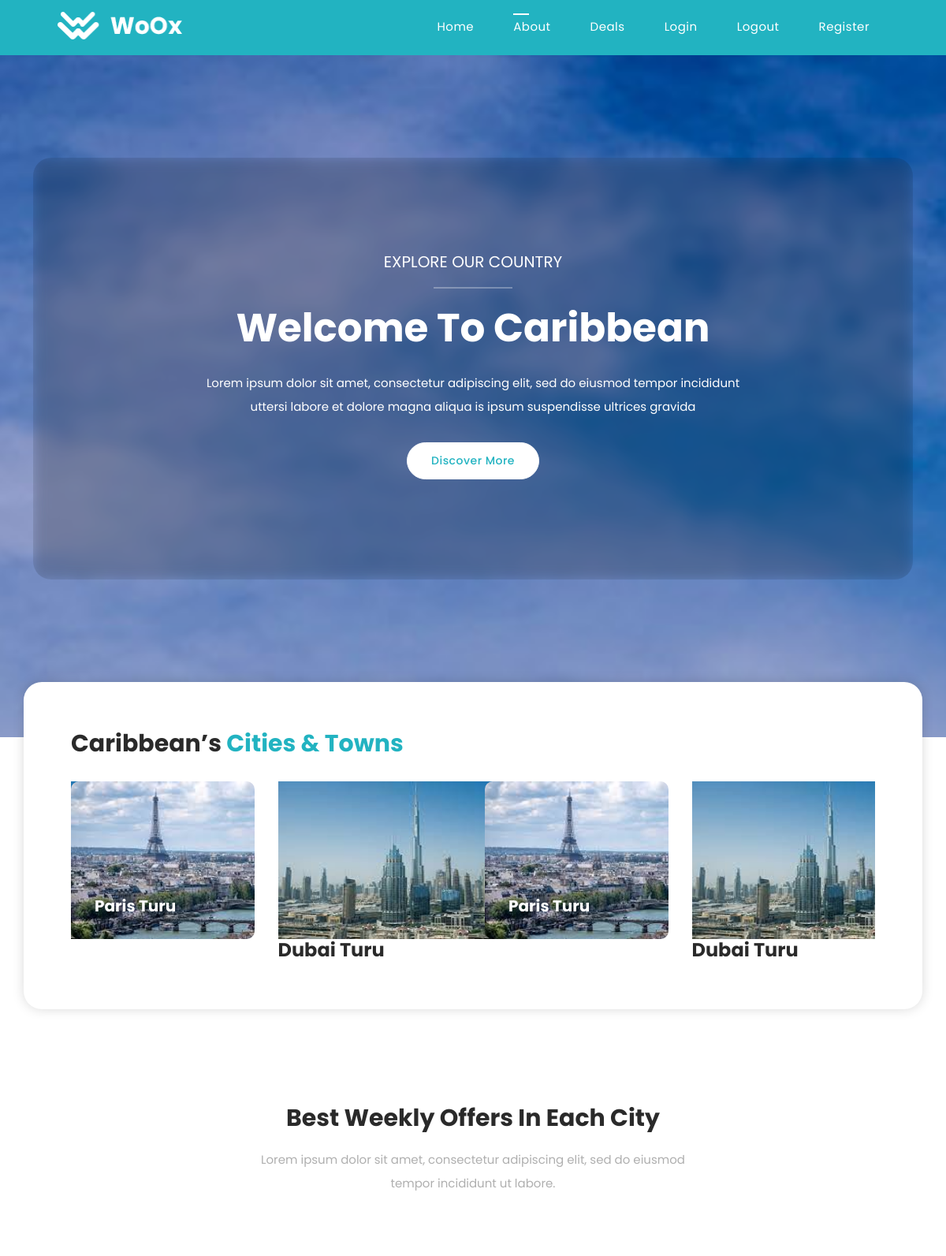
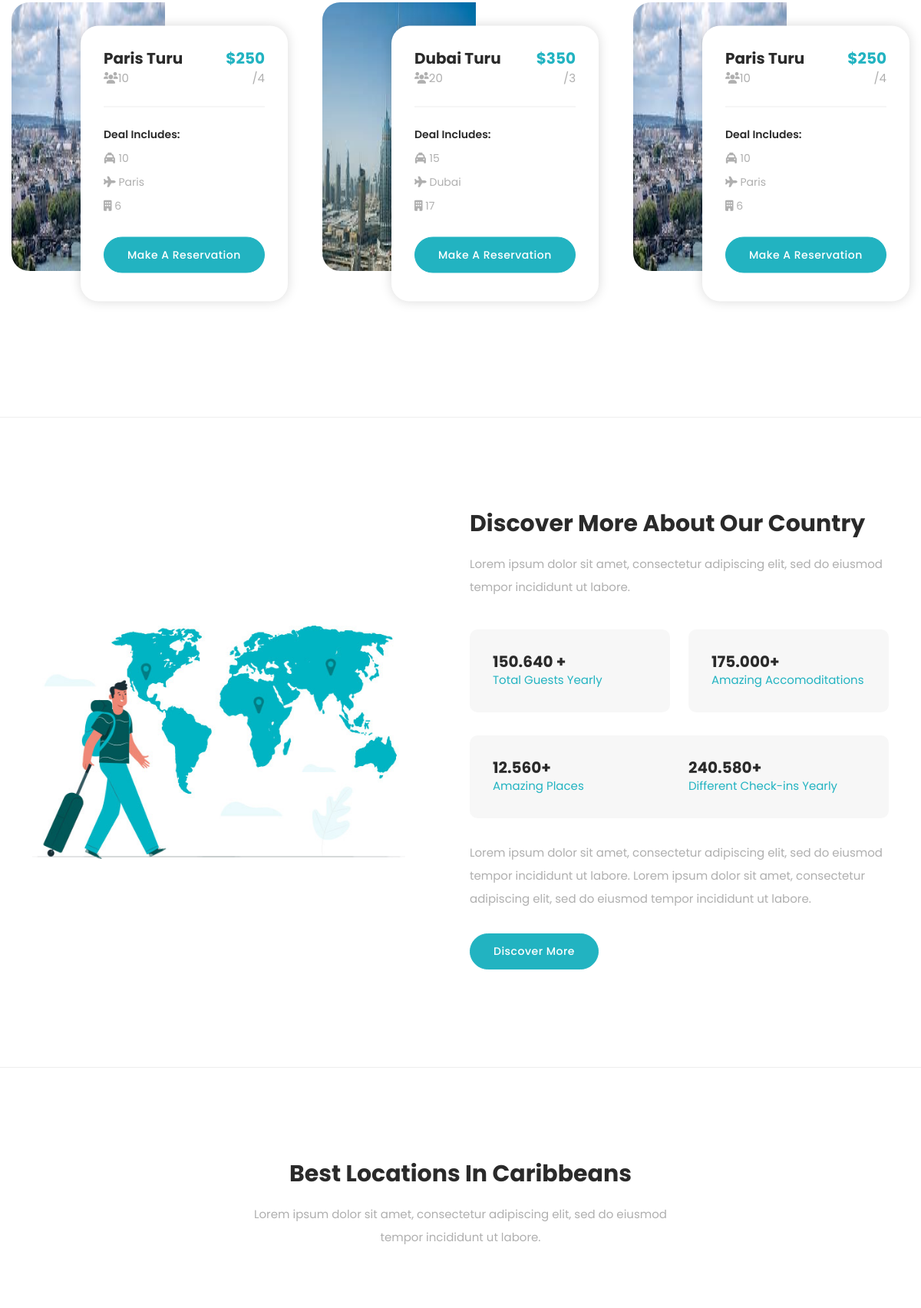
The page /about/ (upper part) on the database its author committed (2 pictures, top to bottom).
### journey/models.py (models this page shows, shortened)
class Turn(models.Model):
    created_user = models.ForeignKey(User,on_delete = models.CASCADE, related_name='turns')
    name = models.CharField(max_length = 250)
    city = models.ForeignKey(City, on_delete=models.SET_NULL, null=True, blank=True)
    country = models.ForeignKey(Country, on_delete=models.CASCADE, null=True, blank=True)
    description = models.TextField()
    start_date = models.DateTimeField(auto_now_add= False)
    finsh_date = models.DateTimeField(auto_now_add=False)
    img = models.ImageField()
    price = models.IntegerField()
    daysall = models.IntegerField()
    max_person = models.IntegerField()
    persons = models.ManyToManyField(User,related_name="person_turns")
    longitude = models.CharField(max_length=100, null=True, blank=True)
    lattitude = models.CharField(max_length=100, null=True, blank=True)
    slug = models.SlugField(blank=True,unique=True)
    def get_main_count(self):
        maxx = self.max_person
        turn = self.persons.count()
        return maxx-turn

class City(models.Model):
    name = models.CharField(max_length=250)
    def __str__(self):
        return self.name

### journey/views.py (the view)
# urls.py: path('about/', views.about, name="about"),
def about(request):
    turn = Turn.objects.exclude(country__name__startswith="Azerbaycan").annotate(
        num_people=Count('persons'))
    context = {
        'turn': turn
    }
    return render(request, "about.html", context)

### templates/about.html (shortened to what this page needs)
{% extends 'partials/base.html' %}
{%load static%}
{% block content %}
  <div class="about-main-content">
    <div class="container">
      <div class="row">
        <div class="col-lg-12">
          <div class="content">
            <div class="blur-bg"></div>
            <h4>EXPLORE OUR COUNTRY</h4>
            <div class="line-dec"></div>
            <h2>Welcome To Caribbean</h2>
            <p>Lorem ipsum dolor sit amet, consectetur adipiscing elit, sed do eiusmod tempor incididunt uttersi labore et dolore magna aliqua is ipsum suspendisse ultrices gravida</p>
            <div class="main-button">
              <a href="reservation.html">Discover More</a>
            </div>
          </div>
        </div>
      </div>
    </div>
  </div>
  <div class="cities-town">
    <div class="container">
      <div class="row">
        <div class="slider-content">
          <div class="row">
            <div class="col-lg-12">
              <h2>Caribbean’s <em>Cities &amp; Towns</em></h2>
            </div>
            <div class="col-lg-12">
              <div class="owl-cites-town owl-carousel">
                <div class="item">
                  {% for tur in turn  %}
                  <div class="thumb">
                    <img style="height: 200px;width: 350px;" src="{{tur.img.url}}" alt="">
                    <h4>{{tur.name}}</h4>
                  </div>
                </div>
                {% endfor %}
              </div>
            </div>
          </div>
        </div>
      </div>
    </div>
  <div class="weekly-offers">
    <div class="container">
      <div class="row">
        <div class="col-lg-6 offset-lg-3">
          <div class="section-heading text-center">
            <h2>Best Weekly Offers In Each City</h2>
            <p>Lorem ipsum dolor sit amet, consectetur adipiscing elit, sed do eiusmod tempor incididunt ut labore.</p>
          </div>
        </div>
      </div>
    </div>
    <div class="container-fluid">
      <div class="row">
        <div class="col-lg-12">
          <div class="owl-weekly-offers owl-carousel">
            {% for tur in turn  %}
            <div class="item">
              <div class="thumb">
                <div style="width: 270px;" class="text">
                  <h4>{{tur.name}}<br><span><i class="fa fa-users"></i>{{tur.max_person}}</span></h4>
                  <h6>${{tur.price}}<br><span>/{{tur.num_people}}</span></h6>
                  <ul>
                    <li>Deal Includes:</li>
                    <li><i class="fa fa-taxi"></i> {{tur.daysall}}</li>
                    <li><i class="fa fa-plane"></i> {{tur.city}}</li>
                    <li><i class="fa fa-building"></i> {{tur.get_main_count}}</li>
                  </ul>
                  <div class="main-button">
                    <a href="{% url 'travel_detail' tur.id %}">Make a Reservation</a>
                  </div>
                </div>
              </div>
            </div>
            {% endfor %}
          </div>
        </div>
      </div>
    </div>
  </div>
  <div class="more-about">
    <div class="container">
      <div class="row">
        <div class="col-lg-6 align-self-center">
          <div class="left-image">
            <img src="{% static 'assets/images/about-left-image.jpg' %}" alt="">
          </div>
        </div>
        <div class="col-lg-6">
          <div class="section-heading">
            <h2>Discover More About Our Country</h2>
            <p>Lorem ipsum dolor sit amet, consectetur adipiscing elit, sed do eiusmod tempor incididunt ut labore.</p>
          </div>
          <div class="row">
            <div class="col-lg-6">
              <div class="info-item">
                <h4>150.640 +</h4>
                <span>Total Guests Yearly</span>
              </div>
            </div>
            <div class="col-lg-6">
              <div class="info-item">
                <h4>175.000+</h4>
                <span>Amazing Accomoditations</span>
              </div>
            </div>
            <div class="col-lg-12">
              <div class="info-item">
                <div class="row">
                  <div class="col-lg-6">
                    <h4>12.560+</h4>
                    <span>Amazing Places</span>
                  </div>
                  <div class="col-lg-6">
                    <h4>240.580+</h4>
                    <span>Different Check-ins Yearly</span>
                  </div>
                </div>
              </div>
            </div>
          </div>
          <p>Lorem ipsum dolor sit amet, consectetur adipiscing elit, sed do eiusmod tempor incididunt ut labore. Lorem ipsum dolor sit amet, consectetur adipiscing elit, sed do eiusmod tempor incididunt ut labore.</p>
          <div class="main-button">
            <a href="reservation.html">Discover More</a>
          </div>
        </div>
      </div>
    </div>
  </div>
  <div class="best-locations">
    <div class="container">
      <div class="row">
        <div class="col-lg-6 offset-lg-3">
          <div class="section-heading text-center">
            <h2>Best Locations In Caribbeans</h2>
            <p>Lorem ipsum dolor sit amet, consectetur adipiscing elit, sed do eiusmod tempor incididunt ut labore.</p>
          </div>
        </div>
      </div>
    </div>
  </div>
{% endblock %}

### rows shown on the page
Turn: img (picture), name "Paris Turu", max_person "10", price "250", num_people "4", daysall "10", city "Paris", get_main_count "6"
Turn: img (picture), name "Dubai Turu", max_person "20", price "350", num_people "3", daysall "15", city "Dubai", get_main_count "17"
